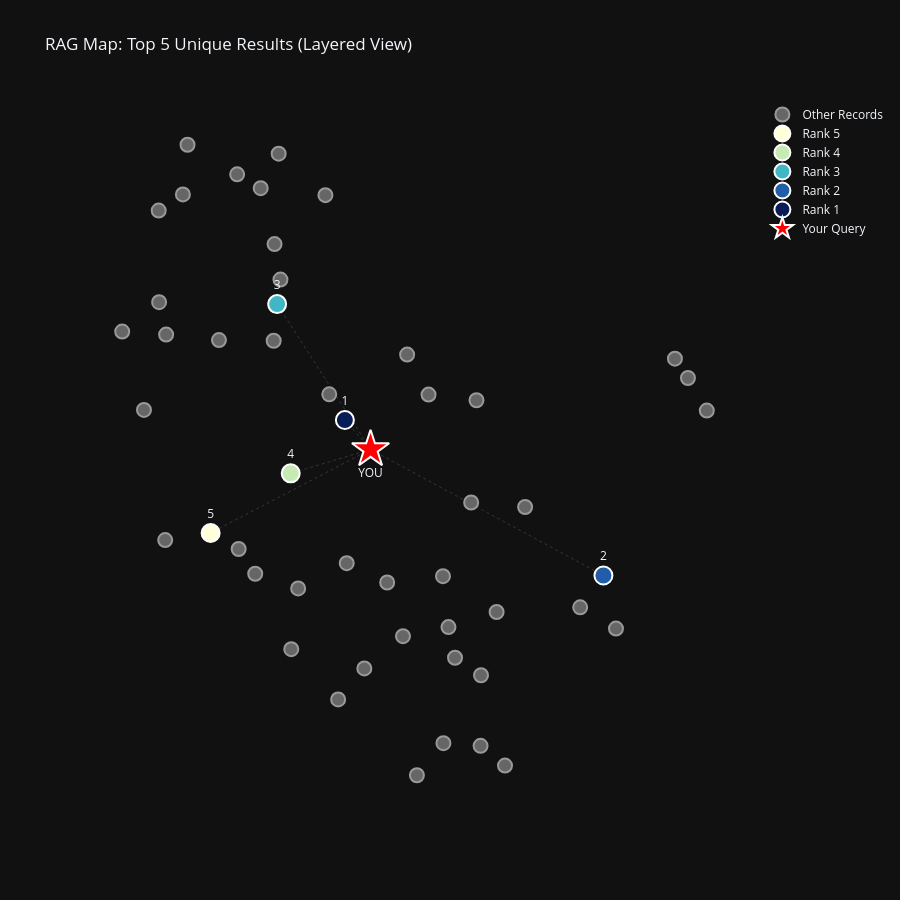

Notebook code for this chart:
### Code cell
import textwrap
import pandas as pd
import plotly.express as px
import plotly.graph_objects as go
from sklearn.manifold import TSNE 
import numpy as np

def wrap_text(text, width=60):
    return "<br>".join(textwrap.wrap(text, width=width)) if text else ""

def visualize_rag_neighborhood(query_text, k=5):
    # 1. Fetch data (IDs are included by default)
    data = vectorstore._collection.get(include=['embeddings', 'documents'])
    all_embeddings = np.array(data['embeddings'])
    all_docs = data['documents']
    all_ids = data['ids'] 
    
    # 2. Get Query Embedding
    query_vector = np.array(embed_model.embed_query(query_text)).reshape(1, -1)
    
    # 3. Retrieve Top K Unique Records
    raw_results = vectorstore._collection.query(
        query_embeddings=query_vector.tolist(),
        n_results=20, 
        include=['documents', 'distances']
    )
    
    unique_retrieved = {}
    seen_texts = set()
    current_rank = 1
    for i in range(len(raw_results['ids'][0])):
        txt, idx, dist = raw_results['documents'][0][i], raw_results['ids'][0][i], raw_results['distances'][0][i]
        if txt not in seen_texts:
            unique_retrieved[idx] = (current_rank, dist)
            seen_texts.add(txt)
            current_rank += 1
        if len(unique_retrieved) == k: break

    # 4. t-SNE Reduction
    combined_vectors = np.vstack([all_embeddings, query_vector])
    perp = min(5, len(all_docs) - 1) if len(all_docs) > 1 else 1
    tsne = TSNE(n_components=2, perplexity=perp, init='pca', learning_rate='auto', random_state=42)
    coords = tsne.fit_transform(combined_vectors)
    db_coords, query_coord = coords[:-1], coords[-1]

    # 5. Build Dataframe
    plot_data = []
    line_traces = [] 
    for i, id_val in enumerate(all_ids):
        x, y = db_coords[i]
        text = all_docs[i]
        if id_val in unique_retrieved:
            rank, score = unique_retrieved[id_val]
            plot_data.append({
                'x': x, 'y': y, 'Category': f'Rank {rank}',
                'HoverText': f"<b>RANK: {rank}</b><br>Dist: {score:.4f}<br><br>{wrap_text(text)}",
                'Label': str(rank)
            })
            line_traces.append(go.Scatter(
                x=[query_coord[0], x], y=[query_coord[1], y],
                mode='lines', line=dict(color='rgba(255, 255, 255, 0.15)', width=1, dash='dot'),
                showlegend=False, hoverinfo='skip'
            ))
        else:
            plot_data.append({
                'x': x, 'y': y, 'Category': 'Other Records',
                'HoverText': f"Not Retrieved<br><br>{wrap_text(text)}", 'Label': ""
            })
    df = pd.DataFrame(plot_data)

    # 6. COLORS & ORDER
    # Define the exact order you want in the legend
    legend_order = [f"Rank {i+1}" for i in range(k)] + ["Other Records"]
    
    # --- STEP 6: COLORS & CATEGORY LISTS ---
    colorscale = px.colors.sequential.YlGnBu_r 
    rank_colors = [colorscale[i] for i in np.linspace(0, len(colorscale)-1, k).astype(int)]
    
    # Map colors
    color_map = {f"Rank {i+1}": rank_colors[i] for i in range(k)}
    color_map["Other Records"] = "#666666" 

    # --- STEP 7: CREATE FIGURE (ORDERED LAYERING) ---
    fig = go.Figure()

    # LAYER 1 (BOTTOM): Background lines
    for line in line_traces: 
        fig.add_trace(line)

    # LAYER 2 (MIDDLE): Other Records (Background Dots)
    # We add this trace first so it is at the bottom of the map
    others_df = df[df['Category'] == 'Other Records']
    if not others_df.empty:
        fig.add_trace(go.Scatter(
            x=others_df['x'], y=others_df['y'], 
            name='Other Records',
            mode='markers',
            customdata=others_df['HoverText'],
            marker=dict(size=14, color=color_map["Other Records"], opacity=1.0, line=dict(width=2, color='#999999')),
            hovertemplate="%{customdata}<extra></extra>"
        ))

    # LAYER 3 (TOP): Rank Dots
    # We loop backwards from Rank K to Rank 1 so that Rank 1 is the absolute top-most layer
    rank_categories = [f"Rank {i+1}" for i in range(k)]
    for cat in reversed(rank_categories):
        sub_df = df[df['Category'] == cat]
        if not sub_df.empty:
            fig.add_trace(go.Scatter(
                x=sub_df['x'], y=sub_df['y'], 
                name=cat,
                mode='markers+text', 
                text=sub_df['Label'], 
                textposition="top center",
                customdata=sub_df['HoverText'],
                marker=dict(
                    size=18, # Rank dots are larger
                    color=color_map[cat], 
                    opacity=1.0, 
                    line=dict(width=2, color='white') # Thick white border to pop
                ),
                hovertemplate="%{customdata}<extra></extra>"
            ))

    # LAYER 4 (ABSOLUTE TOP): The Query Star
    fig.add_trace(go.Scatter(
        x=[query_coord[0]], y=[query_coord[1]],
        mode='markers+text', name='Your Query', text=["YOU"], textposition="bottom center",
        marker=dict(symbol='star', size=28, color='red', line=dict(width=2, color='white')),
        hovertemplate=f"YOUR QUERY:<br>{wrap_text(query_text)}<extra></extra>"
    ))

    # --- STEP 8: LAYOUT & LEGEND ORDER ---
    # We force the legend to show Rank 1 at the top regardless of trace order
    legend_order = [f"Rank {i+1}" for i in range(k)] + ["Other Records"]
    
    fig.update_layout(
        title=f"RAG Map: Top {k} Unique Results (Layered View)",
        template="plotly_dark", width=900, height=900,
        xaxis=dict(showgrid=False, showticklabels=False, zeroline=False),
        yaxis=dict(showgrid=False, showticklabels=False, zeroline=False),
        hoverlabel=dict(bgcolor="white", font_size=12, font_color="black", align="left"),
        # This line ensures the sidebar legend stays 1, 2, 3, 4, 5, Others
        legend=dict(traceorder="normal") 
    )

    fig.show()

# Run it
visualize_rag_neighborhood("what is the impact of strong AGN feedback?", k=5)
